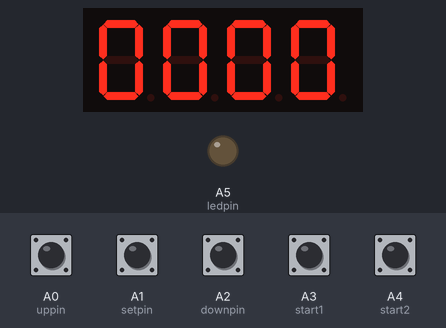
The sketch below on a simulated Arduino Uno, built with avr-gcc and run on an emulated ATmega328P. On the bench: 4-digit seven-segment display, output pins drawn as LEDs (lit = HIGH). Wiring (inferred from the names in the program): 4-digit 7-segment display, segments lit when HIGH: segments pin 2, pin 3, pin 4, pin 5, pin 12, pin 7, pin 8, pin 13; digit selects pin 11, pin 10, pin 9, pin 6. The test bench sets the inputs (shaded band); at power-on: A0 (uppin), A1 (setpin), A2 (downpin), A3 (start1), A4 (start2) HIGH. The segment pins are drawn as the display they are named for; pins used as bus, display or sensor lines are not drawn; what the sketch prints to the serial monitor is not drawn.

Above: at 1.4 s.
1.5 s: A0 (uppin) pulled LOW for 0.15 s
At 2.0 s:
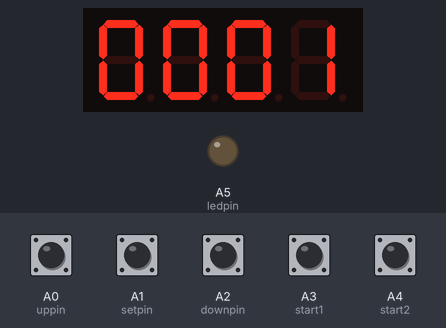
3.1 s: A1 (setpin) pulled LOW for 0.15 s
At 4.0 s:
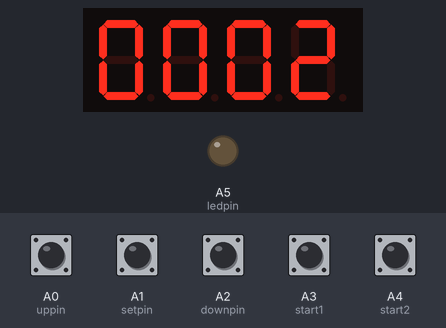
4.7 s: A2 (downpin) pulled LOW for 0.15 s
At 5.2 s:
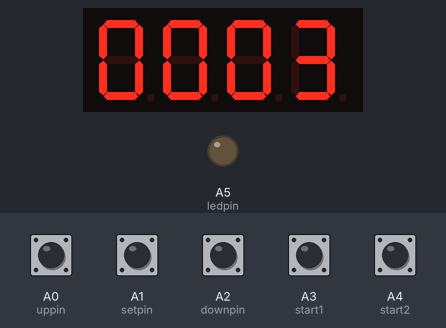
6.3 s: A3 (start1) pulled LOW for 0.15 s
At 7.5 s:
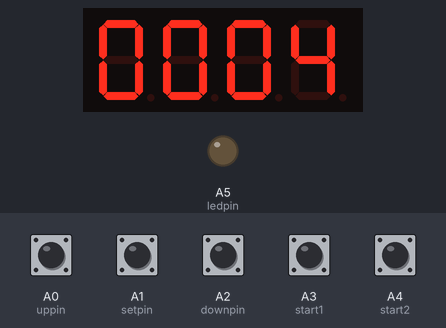
7.9 s: A4 (start2) pulled LOW for 0.15 s
At 8.8 s:
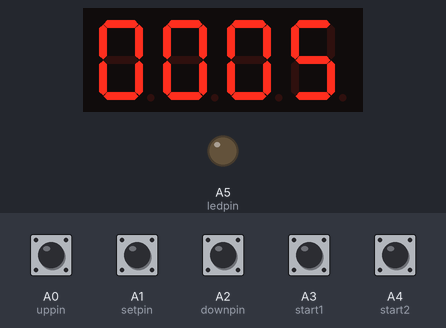
Timing chart, 0 to 10.5 s (numbered marks = the images above; inputs shaded):
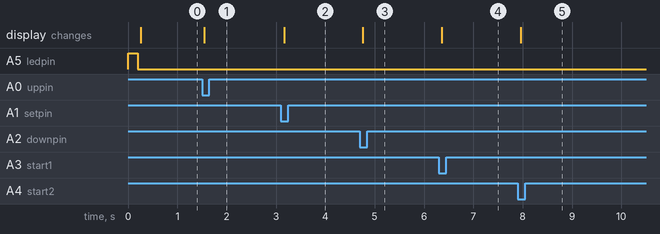

The sketch:

clepsydra_1m0.ino
```cpp
/*
 base sketch: https://cdn.sparkfun.com/datasheets/Components/LED/_7Seg_Example.pde
 4 digit 7 segment display: http://www.sparkfun.com/products/9483
 7 segments + 4 digits + 1 colon = 12 pins required for full control
modified connexion by Nicu FLORICA (niq_ro) from http://nicuflorica.blogspot.com
http://arduinotehniq.blogspot.com
http://www.tehnic.go.ro
http://www.arduinotehniq.com/

CLEPSYDRA - write by Nicu FLORICA (niq_ro) for Biyachie
ver.1 - initial version
*/

int digit1 = 11; //PWM pin for control digit 1 (left side)
int digit2 = 10; //PWM pin for control digit 2
int digit3 = 9;  //PWM pin for control digit 3
int digit4 = 6;  //PWM pin for control digit 4 (right side)

int segA = 2; // pin for control "a" segment
int segB = 3; // pin for control "b" segment
int segC = 4; // pin for control "c" segment
int segD = 5; // pin for control "d" segment
int segE = 12; // pin for control e" segment
int segF = 7; // pin for control "f" segment
int segG = 8; // pin for control "g" segment
int segDP = 13; // pin for control decimal point

#define uppin A0   // pin for increase value (+)  (A0---SW0---GND)
#define setpin A1   // pin for MENU/change (A1---SW1--GND)
#define downpin A2   // pin for decrease value (-) (A2---SW2---GND)
#define start1 A3   // pin for start1 type (A3---SW3---GND)
#define start2 A4   // pin for start2 type (A4---SW4---GND)
#define ledpin A5   // pin for control LED (A5---LED--220R--GND)


int DISPLAY_BRIGHTNESS = 512;
//Display brightness
//Each digit is on for a certain amount of microseconds
//Then it is off until we have reached a total of 20ms for the function call
//Let's assume each digit is on for 1000us
//Each digit is on for 1ms, there are 4 digits, so the display is off for 16ms.
//That's a ratio of 1ms to 16ms or 6.25% on time (PWM).
//Let's define a variable called brightness that varies from:
//5000 blindingly bright (15.7mA current draw per digit)
//2000 shockingly bright (11.4mA current draw per digit)
//1000 pretty bright (5.9mA)
//500 normal (3mA)
//200 dim but readable (1.4mA)
//50 dim but readable (0.56mA)
//5 dim but readable (0.31mA)
//1 dim but readable in dark (0.28mA)

/*
//for common catode
#define DIGIT_ON  HIGH
#define DIGIT_OFF  LOW
#define SEGMENT_ON  LOW
#define SEGMENT_OFF HIGH
*/

// for common anode
#define DIGIT_ON  LOW
#define DIGIT_OFF  HIGH
#define SEGMENT_ON  HIGH
#define SEGMENT_OFF LOW

int timp = 10;
byte meniu = 0;


void setup() {

  pinMode(segA, OUTPUT);
  pinMode(segB, OUTPUT);
  pinMode(segC, OUTPUT);
  pinMode(segD, OUTPUT);
  pinMode(segE, OUTPUT);
  pinMode(segF, OUTPUT);
  pinMode(segG, OUTPUT);
  pinMode(segDP, OUTPUT);

  pinMode(digit1, OUTPUT);
  pinMode(digit2, OUTPUT);
  pinMode(digit3, OUTPUT);
  pinMode(digit4, OUTPUT);

 Serial.begin(9600);
 Serial.println("CLEPSYDRA by niq_ro");

 pinMode(uppin, INPUT);  //   (A0---SW0---GND)
 pinMode(setpin, INPUT);  //  (A1---SW1---GND)
 pinMode(downpin, INPUT);  // (A2---SW2---GND)
 pinMode(start1, INPUT);  //  (A3---SW3---GND)
 pinMode(start2, INPUT);  //  (A4---SW4---GND)

 digitalWrite(uppin, HIGH); // pull-ups on
 digitalWrite(setpin, HIGH);
 digitalWrite(downpin, HIGH);
 digitalWrite(start1, HIGH);
 digitalWrite(start2, HIGH);

pinMode(ledpin, OUTPUT); // control led
digitalWrite(ledpin, HIGH);
delay(200);
digitalWrite(ledpin, LOW);
}

void loop() {


// display parts
  displayNumber(meniu);

if (!(digitalRead(uppin)))
 {
   meniu = 1; //get value 1
 }
if (!(digitalRead(setpin)))
 {
   meniu = 2; //get value 2
 }
if (!(digitalRead(downpin)))
 {
   meniu = 3; //get value 3
 }
if (!(digitalRead(start1)))
 {
   meniu = 4; //get value 4
 }
if (!(digitalRead(start2)))
 {
   meniu = 5; //get value 5
 }


} // end main program


//Given a number, turns on those segments
//If number == 10, then turn off number
void lightNumber(int numberToDisplay) {
  switch (numberToDisplay){

  case 0:
    digitalWrite(segA, SEGMENT_ON);
    digitalWrite(segB, SEGMENT_ON);
    digitalWrite(segC, SEGMENT_ON);
    digitalWrite(segD, SEGMENT_ON);
    digitalWrite(segE, SEGMENT_ON);
    digitalWrite(segF, SEGMENT_ON);
    digitalWrite(segG, SEGMENT_OFF);
    break;

  case 1:
    digitalWrite(segA, SEGMENT_OFF);
    digitalWrite(segB, SEGMENT_ON);
    digitalWrite(segC, SEGMENT_ON);
    digitalWrite(segD, SEGMENT_OFF);
    digitalWrite(segE, SEGMENT_OFF);
    digitalWrite(segF, SEGMENT_OFF);
    digitalWrite(segG, SEGMENT_OFF);
    break;

  case 2:
    digitalWrite(segA, SEGMENT_ON);
    digitalWrite(segB, SEGMENT_ON);
    digitalWrite(segC, SEGMENT_OFF);
    digitalWrite(segD, SEGMENT_ON);
    digitalWrite(segE, SEGMENT_ON);
    digitalWrite(segF, SEGMENT_OFF);
    digitalWrite(segG, SEGMENT_ON);
    break;

  case 3:
    digitalWrite(segA, SEGMENT_ON);
    digitalWrite(segB, SEGMENT_ON);
    digitalWrite(segC, SEGMENT_ON);
    digitalWrite(segD, SEGMENT_ON);
    digitalWrite(segE, SEGMENT_OFF);
    digitalWrite(segF, SEGMENT_OFF);
    digitalWrite(segG, SEGMENT_ON);
    break;

  case 4:
    digitalWrite(segA, SEGMENT_OFF);
    digitalWrite(segB, SEGMENT_ON);
    digitalWrite(segC, SEGMENT_ON);
    digitalWrite(segD, SEGMENT_OFF);
    digitalWrite(segE, SEGMENT_OFF);
    digitalWrite(segF, SEGMENT_ON);
    digitalWrite(segG, SEGMENT_ON);
    break;

  case 5:
    digitalWrite(segA, SEGMENT_ON);
    digitalWrite(segB, SEGMENT_OFF);
    digitalWrite(segC, SEGMENT_ON);
    digitalWrite(segD, SEGMENT_ON);
    digitalWrite(segE, SEGMENT_OFF);
    digitalWrite(segF, SEGMENT_ON);
    digitalWrite(segG, SEGMENT_ON);
    break;

  case 6:
    digitalWrite(segA, SEGMENT_ON);
    digitalWrite(segB, SEGMENT_OFF);
    digitalWrite(segC, SEGMENT_ON);
    digitalWrite(segD, SEGMENT_ON);
    digitalWrite(segE, SEGMENT_ON);
    digitalWrite(segF, SEGMENT_ON);
    digitalWrite(segG, SEGMENT_ON);
    break;

  case 7:
    digitalWrite(segA, SEGMENT_ON);
    digitalWrite(segB, SEGMENT_ON);
    digitalWrite(segC, SEGMENT_ON);
    digitalWrite(segD, SEGMENT_OFF);
    digitalWrite(segE, SEGMENT_OFF);
    digitalWrite(segF, SEGMENT_OFF);
    digitalWrite(segG, SEGMENT_OFF);
    break;

  case 8:
    digitalWrite(segA, SEGMENT_ON);
    digitalWrite(segB, SEGMENT_ON);
    digitalWrite(segC, SEGMENT_ON);
    digitalWrite(segD, SEGMENT_ON);
    digitalWrite(segE, SEGMENT_ON);
    digitalWrite(segF, SEGMENT_ON);
    digitalWrite(segG, SEGMENT_ON);
    break;

  case 9:
    digitalWrite(segA, SEGMENT_ON);
    digitalWrite(segB, SEGMENT_ON);
    digitalWrite(segC, SEGMENT_ON);
    digitalWrite(segD, SEGMENT_ON);
    digitalWrite(segE, SEGMENT_OFF);
    digitalWrite(segF, SEGMENT_ON);
    digitalWrite(segG, SEGMENT_ON);
    break;

  // all segment are ON
  case 10:
    digitalWrite(segA, SEGMENT_OFF);
    digitalWrite(segB, SEGMENT_OFF);
    digitalWrite(segC, SEGMENT_OFF);
    digitalWrite(segD, SEGMENT_OFF);
    digitalWrite(segE, SEGMENT_OFF);
    digitalWrite(segF, SEGMENT_OFF);
    digitalWrite(segG, SEGMENT_OFF);
    break;

    // degree symbol made by niq_ro
  case 11:
    digitalWrite(segA, SEGMENT_ON);
    digitalWrite(segB, SEGMENT_ON);
    digitalWrite(segC, SEGMENT_OFF);
    digitalWrite(segD, SEGMENT_OFF);
    digitalWrite(segE, SEGMENT_OFF);
    digitalWrite(segF, SEGMENT_ON);
    digitalWrite(segG, SEGMENT_ON);
    break;

  // C letter made by niq_ro
  case 12:
    digitalWrite(segA, SEGMENT_ON);
    digitalWrite(segB, SEGMENT_OFF);
    digitalWrite(segC, SEGMENT_OFF);
    digitalWrite(segD, SEGMENT_ON);
    digitalWrite(segE, SEGMENT_ON);
    digitalWrite(segF, SEGMENT_ON);
    digitalWrite(segG, SEGMENT_OFF);
    break;

  // H letter made by niq_ro
  case 13:
    digitalWrite(segA, SEGMENT_OFF);
    digitalWrite(segB, SEGMENT_ON);
    digitalWrite(segC, SEGMENT_ON);
    digitalWrite(segD, SEGMENT_OFF);
    digitalWrite(segE, SEGMENT_ON);
    digitalWrite(segF, SEGMENT_ON);
    digitalWrite(segG, SEGMENT_ON);
    break;

  // L letter made by niq_ro
  case 14:
    digitalWrite(segA, SEGMENT_OFF);
    digitalWrite(segB, SEGMENT_OFF);
    digitalWrite(segC, SEGMENT_OFF);
    digitalWrite(segD, SEGMENT_ON);
    digitalWrite(segE, SEGMENT_ON);
    digitalWrite(segF, SEGMENT_ON);
    digitalWrite(segG, SEGMENT_OFF);
    break;

  // A letter made by niq_ro
  case 15:
    digitalWrite(segA, SEGMENT_ON);
    digitalWrite(segB, SEGMENT_ON);
    digitalWrite(segC, SEGMENT_ON);
    digitalWrite(segD, SEGMENT_OFF);
    digitalWrite(segE, SEGMENT_ON);
    digitalWrite(segF, SEGMENT_ON);
    digitalWrite(segG, SEGMENT_ON);
    break;

    // F letter made by niq_ro
  case 16:
    digitalWrite(segA, SEGMENT_ON);
    digitalWrite(segB, SEGMENT_OFF);
    digitalWrite(segC, SEGMENT_OFF);
    digitalWrite(segD, SEGMENT_OFF);
    digitalWrite(segE, SEGMENT_ON);
    digitalWrite(segF, SEGMENT_ON);
    digitalWrite(segG, SEGMENT_ON);
    break;

  // n letter made by niq_ro
  case 17:
    digitalWrite(segA, SEGMENT_OFF);
    digitalWrite(segB, SEGMENT_OFF);
    digitalWrite(segC, SEGMENT_ON);
    digitalWrite(segD, SEGMENT_OFF);
    digitalWrite(segE, SEGMENT_ON);
    digitalWrite(segF, SEGMENT_OFF);
    digitalWrite(segG, SEGMENT_ON);
    break;

    // o letter made by niq_ro
  case 18:
    digitalWrite(segA, SEGMENT_OFF);
    digitalWrite(segB, SEGMENT_OFF);
    digitalWrite(segC, SEGMENT_ON);
    digitalWrite(segD, SEGMENT_ON);
    digitalWrite(segE, SEGMENT_ON);
    digitalWrite(segF, SEGMENT_OFF);
    digitalWrite(segG, SEGMENT_ON);
    break;

 // "Y" letter made by niq_ro
  case 19:
    digitalWrite(segA, SEGMENT_OFF);
    digitalWrite(segB, SEGMENT_ON);
    digitalWrite(segC, SEGMENT_ON);
    digitalWrite(segD, SEGMENT_ON);
    digitalWrite(segE, SEGMENT_OFF);
    digitalWrite(segF, SEGMENT_ON);
    digitalWrite(segG, SEGMENT_ON);
    break;

  // "r" letter made by niq_ro
  case 20:
    digitalWrite(segA, SEGMENT_OFF);
    digitalWrite(segB, SEGMENT_OFF);
    digitalWrite(segC, SEGMENT_OFF);
    digitalWrite(segD, SEGMENT_OFF);
    digitalWrite(segE, SEGMENT_ON);
    digitalWrite(segF, SEGMENT_OFF);
    digitalWrite(segG, SEGMENT_ON);
    break;

  // "d" letter made by niq_ro
  case 21:
    digitalWrite(segA, SEGMENT_OFF);
    digitalWrite(segB, SEGMENT_ON);
    digitalWrite(segC, SEGMENT_ON);
    digitalWrite(segD, SEGMENT_ON);
    digitalWrite(segE, SEGMENT_ON);
    digitalWrite(segF, SEGMENT_OFF);
    digitalWrite(segG, SEGMENT_ON);
    break;
 }
}


// display clock with second off
void displayNumber(int toDisplay) {
  for(int digit = 4 ; digit > 0 ; digit--) {

    //Turn on a digit for a short amount of time
    switch(digit) {
    case 1:
     digitalWrite(digit1, DIGIT_ON);
        digitalWrite(segDP, SEGMENT_OFF);
      break;
   case 2:
      digitalWrite(digit2, DIGIT_ON);
    digitalWrite(segDP, SEGMENT_OFF);
      break;
    case 3:
      digitalWrite(digit3, DIGIT_ON);
   digitalWrite(segDP, SEGMENT_OFF);
      break;
    case 4:
      digitalWrite(digit4, DIGIT_ON);
    digitalWrite(segDP, SEGMENT_OFF);
      break;
    }
    lightNumber(toDisplay % 10);
    toDisplay /= 10;
    delayMicroseconds(DISPLAY_BRIGHTNESS);

     //Turn off all segments
    lightNumber(10);
    digitalWrite(segDP, SEGMENT_OFF);

    delayMicroseconds(DISPLAY_BRIGHTNESS);

    //Turn off all digits
    digitalWrite(digit1, DIGIT_OFF);
    digitalWrite(digit2, DIGIT_OFF);
    digitalWrite(digit3, DIGIT_OFF);
    digitalWrite(digit4, DIGIT_OFF);
    digitalWrite(segDP, SEGMENT_OFF);
}
}
```

Measured:
- after the input at 1.5 s, the display: changes at once (image 1)
- after the input at 3.1 s, the display: changes after 0.06 s (image 2)
- after the input at 4.7 s, the display: changes after 0.06 s (image 3)
- after the input at 6.3 s, the display: changes after 0.06 s (image 4)
- after the input at 7.9 s, the display: changes after 0.06 s (image 5)
